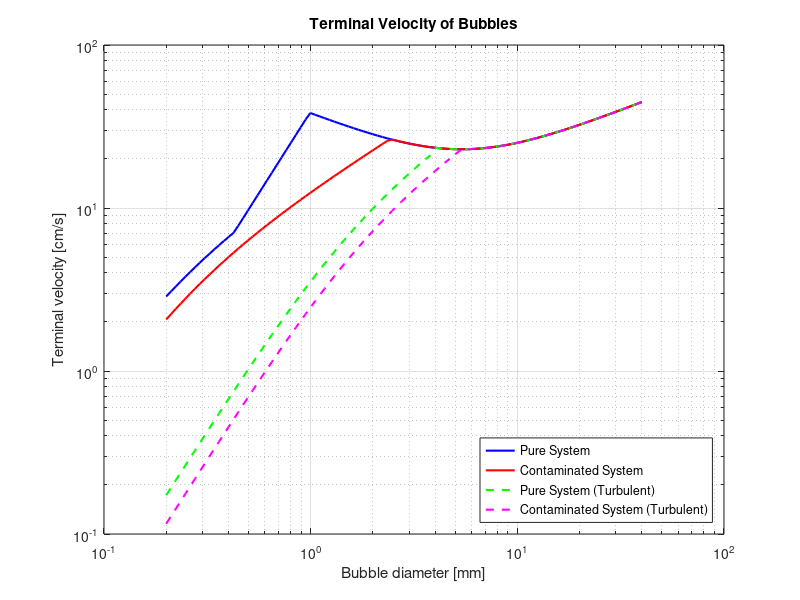
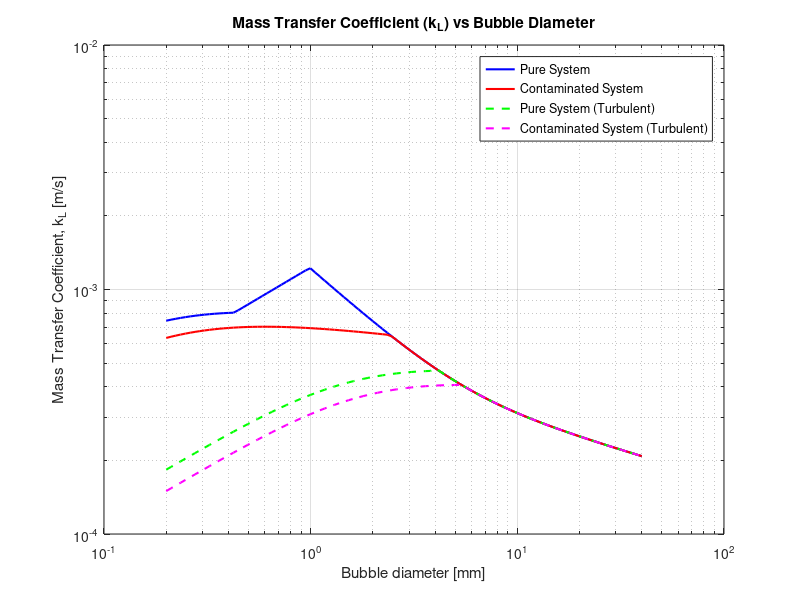

Write the MATLAB code that produced these figures, in order.
clc
close all
clear 

%Data 
T_def= 37;  %°C
p_water = 993.36; %Kg m^-3
p_air = 1.138; %Kg m^-3
mu_w = 0.6922e-3;  %Pa*s
k = 0.03; %m^2/s^2
eps = 0.1; %m^2/s^3
mu_m = mu_w + (0.002*p_water*k^2)/eps;
T_interval = [30,40]; %°C
sigma_interval = [7.12*10^-2,6.96*10^-2];  %N/m
sigma_def = interp1(T_interval, sigma_interval,T_def, 'linear');
N = 100;
d_bubbles = logspace(log10(0.2e-3), log10(40e-3), N);   %mm
g = 9.8067;
T_interval_D = [20,40]; %°C
D_interval = [1.97*10^-9,3.24*10^-9];  %N/m
D_def = interp1(T_interval_D, D_interval,T_def, 'linear');


%%FIRST TASK
%Pure gas-liquid systems(absence of turbulence)

U_1 = zeros(1, N);
for i = 1:N
    % Initial guess from Stokes law
    U0 = (p_water - p_air) * g * d_bubbles(i)^2 / (18 * mu_w);
    U = U0;
    error_tol = 1; % Initialise with a high error 
    while error_tol >= 1e-6 
        Re = p_water * U * d_bubbles(i) / mu_w;
        Eo = (p_water - p_air) * g * d_bubbles(i)^2 / sigma_def;
        % C_D correlation 
        term1_1 = (16/Re) * (1 + 0.15 * Re^0.687);
        term1_2 =48/Re;
        term1 = min(term1_1,term1_2);
        term2 = (8/3) * (Eo / (Eo + 4));
        CD = max(term1, term2);
        % New U_T
        U_new = sqrt((4/3) * ((p_water - p_air)/p_water) * (g * d_bubbles(i) / CD));

        error_tol = abs(U_new - U) / U;
        U = U_new; 
    end
    U_1(i) = U;
end


%Contaminated gas-liquid systems(absence of turbulence)

U_2 = zeros(1, N);
for i = 1:N
    % Initial guess from Stokes law
    U0 = (p_water - p_air) * g * d_bubbles(i)^2 / (18 * mu_w);
    U = U0;
    error_tol = 1; % Initialise with a high error
    while error_tol >= 1e-6 
        Re = p_water * U * d_bubbles(i) / mu_w;
        Eo = (p_water - p_air) * g * d_bubbles(i)^2 / sigma_def;
        % C_D correlation
        term1 = (24/Re) * (1 + 0.15 * Re^0.687);
        term2 = (8/3) * (Eo / (Eo + 4));
        CD = max(term1, term2);
        % New U_T
        U_new = sqrt((4/3) * ((p_water - p_air)/p_water) * (g * d_bubbles(i) / CD));
        error_tol = abs(U_new - U) / U;
        U = U_new; 
    end
    U_2(i) = U;
end

%%SECOND TASK
%Pure gas-liquid systems(effect of turbulence)

U_1_turb = zeros(1, N);
for i = 1:N
    % Initial guess from Stokes law
    U0 = (p_water - p_air) * g * d_bubbles(i)^2 / (18 * mu_w);
    U = U0;
    error_tol = 1; % Initialise with a high error 
    while error_tol >= 1e-6 
        Re = p_water * U * d_bubbles(i) / mu_m;
        Eo = (p_water - p_air) * g * d_bubbles(i)^2 / sigma_def;
        % C_D correlation
        term1_1 = (16/Re) * (1 + 0.15 * Re^0.687);
        term1_2 =48/Re;
        term1 = min(term1_1,term1_2);
        term2 = (8/3) * (Eo / (Eo + 4));
        CD = max(term1, term2);
        % New U_T
        U_new = sqrt((4/3) * ((p_water - p_air)/p_water) * (g * d_bubbles(i) / CD));
        error_tol = abs(U_new - U) / U;
        U = U_new; 
    end
    U_1_turb(i) = U;
end


%Contaminated gas-liquid systems(effect of turbulence)

U_2_turb = zeros(1, N);
for i = 1:N
    % Initial guess from Stokes law
    U0 = (p_water - p_air) * g * d_bubbles(i)^2 / (18 * mu_w);
    U = U0;
    error_tol = 1; % Initialise with a high error
    while error_tol >= 1e-6 
        Re = p_water * U * d_bubbles(i) / mu_m;
        Eo = (p_water - p_air) * g * d_bubbles(i)^2 / sigma_def;
        % C_D correlation 
        term1 = (24/Re) * (1 + 0.15 * Re^0.687);
        term2 = (8/3) * (Eo / (Eo + 4));
        CD = max(term1, term2);
        % New U_T
        U_new = sqrt((4/3) * ((p_water - p_air)/p_water) * (g * d_bubbles(i) / CD));
        error_tol = abs(U_new - U) / U;
        U = U_new; 
    end
    U_2_turb(i) = U;
end


%%THIRD TASK
%Mass transfer coefficient by using the penetration theory (diffusion
%without reaction)
k_L_1      = 2 * sqrt((D_def .* U_1)      ./ (pi * d_bubbles));
k_L_2      = 2 * sqrt((D_def .* U_2)      ./ (pi * d_bubbles));
k_L_1_turb = 2 * sqrt((D_def .* U_1_turb) ./ (pi * d_bubbles));
k_L_2_turb = 2 * sqrt((D_def .* U_2_turb) ./ (pi * d_bubbles));


%%RESULTS

% Figure 1: Terminal Velocity
figure;
loglog(d_bubbles*10^3, U_1*10^2, 'b-', 'LineWidth', 1.5);        
hold on;
loglog(d_bubbles*10^3, U_2*10^2, 'r-', 'LineWidth', 1.5);       
loglog(d_bubbles*10^3, U_1_turb*10^2, 'g--', 'LineWidth', 1.5);   
loglog(d_bubbles*10^3, U_2_turb*10^2, 'm--', 'LineWidth', 1.5); 

title('Terminal Velocity of Bubbles');
xlabel('Bubble diameter [mm]');
ylabel('Terminal velocity [cm/s]');
legend('Pure System', 'Contaminated System', 'Pure System (Turbulent)', 'Contaminated System (Turbulent)', 'Location', 'southeast');
grid on;
hold off;

% Figure 2: Mass Transfer Coefficient
figure;
loglog(d_bubbles*10^3, k_L_1, 'b-', 'LineWidth', 1.5);
hold on;
loglog(d_bubbles*10^3, k_L_2, 'r-', 'LineWidth', 1.5);
loglog(d_bubbles*10^3, k_L_1_turb, 'g--', 'LineWidth', 1.5);
loglog(d_bubbles*10^3, k_L_2_turb, 'm--', 'LineWidth', 1.5);

title('Mass Transfer Coefficient (k_L) vs Bubble Diameter');
xlabel('Bubble diameter [mm]');
ylabel('Mass Transfer Coefficient, k_L [m/s]');
legend('Pure System', 'Contaminated System', 'Pure System (Turbulent)', 'Contaminated System (Turbulent)', 'Location', 'best');
grid on;
hold off;
